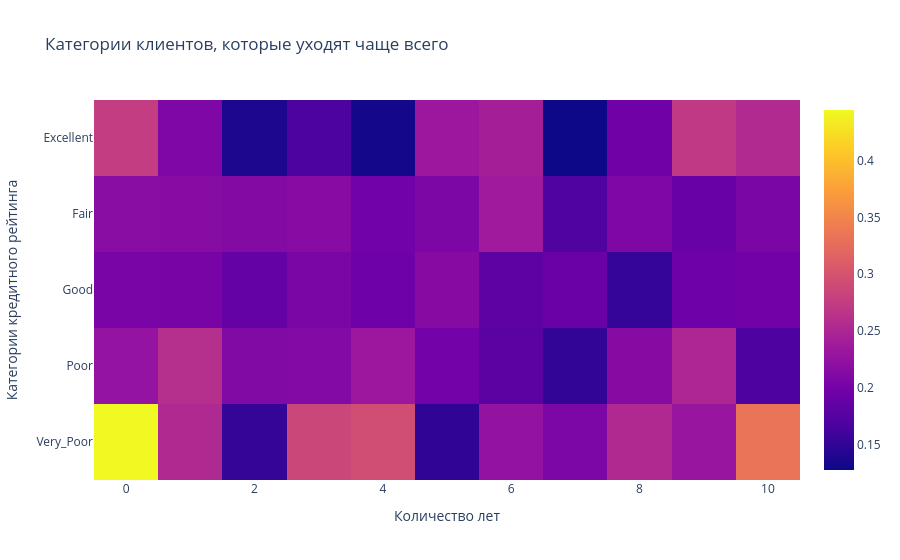

Notebook code cell kept with this figure:
### Code cell
#строим график
fig_10 = px.imshow(    
    pivot_4,
    labels={'x': 'Количество лет', 'y': 'Категории кредитного рейтинга'},
    title='Категории клиентов, которые уходят чаще всего'
)
#отображаем график
fig_10

### Figure 1 — Plotly figure (JSON) as saved in the notebook; plotly's stock layout.template omitted (floating-point values rounded to 4 significant figures)
{"data": [{"coloraxis": "coloraxis", "hovertemplate": "Количество лет: %{x}<br>Категории кредитного рейтинга: %{y}<br>color: %{z}<extra></extra>", "name": "0", "type": "heatmap", "x": [0, 1, 2, 3, 4, 5, 6, 7, 8, 9, 10], "xaxis": "x", "y": ["Excellent", "Fair", "Good", "Poor", "Very_Poor"], "yaxis": "y", "z": [[0.275, 0.2083, 0.1373, 0.1683, 0.1319, 0.2333, 0.2414, 0.1277, 0.1961, 0.2708, 0.2549], [0.2174, 0.2156, 0.213, 0.2165, 0.1972, 0.2069, 0.2364, 0.1711, 0.209, 0.19, 0.2054], [0.2038, 0.2036, 0.1873, 0.206, 0.1951, 0.2145, 0.1829, 0.1919, 0.1524, 0.1947, 0.1978], [0.2264, 0.2594, 0.2118, 0.2122, 0.2332, 0.1992, 0.1799, 0.1513, 0.2146, 0.2511, 0.1695], [0.4444, 0.2537, 0.1515, 0.2857, 0.2931, 0.1493, 0.2254, 0.2063, 0.2535, 0.2295, 0.3333]]}], "layout": {"coloraxis": {"colorscale": [[0, "#0d0887"], [0.1111, "#46039f"], [0.2222, "#7201a8"], [0.3333, "#9c179e"], [0.4444, "#bd3786"], [0.5556, "#d8576b"], [0.6667, "#ed7953"], [0.7778, "#fb9f3a"], [0.8889, "#fdca26"], [1, "#f0f921"]]}, "title": {"text": "Категории клиентов, которые уходят чаще всего"}, "xaxis": {"anchor": "y", "constrain": "domain", "domain": [0, 1], "scaleanchor": "y", "title": {"text": "Количество лет"}}, "yaxis": {"anchor": "x", "autorange": "reversed", "constrain": "domain", "domain": [0, 1], "title": {"text": "Категории кредитного рейтинга"}}}}
